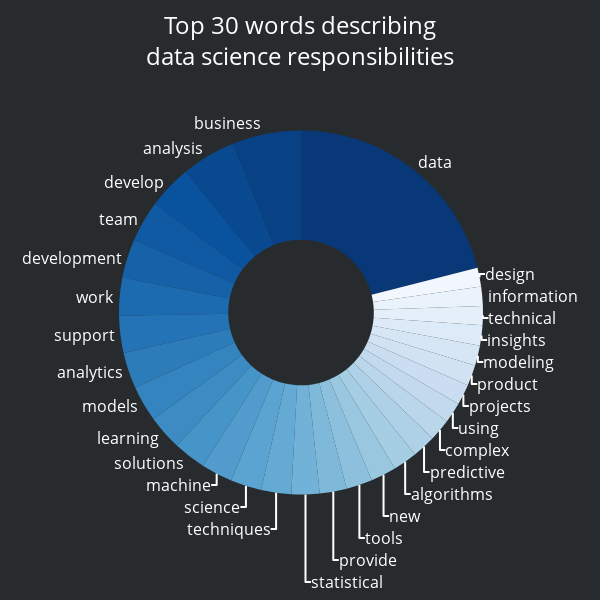

Notebook cell for this chart:
### Code cell
# create unique list of job types for dropdown menu
job_types = df_word_count_res['job_type'].unique().tolist()

from plotly.subplots import make_subplots
pal = list(sns.color_palette(palette='Blues_r', n_colors=30).as_hex())

# add the pie chart to the figure
fig = go.Figure(go.Pie(labels=df_word_count_res[df_word_count_res['job_type'] == job_types[1]]['word'],
                     values=df_word_count_res[df_word_count_res['job_type'] == job_types[1]]['frequency'],
                     textposition='outside', 
                     hole=.4,
                     insidetextorientation='auto',
                     hovertemplate='percent=%{percent:.0%}<br>frequency=%{value}',
                     marker=dict(colors=pal),
                     showlegend=False,
                     #title='Data Analysis',
                     texttemplate="%{label}"))

# set the layout options for the entire figure
fig.update_layout(
    title={
        'text': f"Top 30 words describing<br>data science responsibilities",
        'x': 0.50,
        'y': 0.96,
        'xanchor': 'center',
        'yanchor': 'top',
        'pad': {'r': 10, 't': 10, 'b':80},
        'font': {'size': 24}
    },
    width=600,
    height=600,
    margin=dict(t=130),
    plot_bgcolor = "#272b2e",
    paper_bgcolor = "#272b2e",
    font=dict(size = 16, color = 'white')
)

fig.show()
fig.write_html('../images/donut_chart2.html')

### Figure 1 — Plotly figure (JSON) as saved in the notebook; plotly's stock layout.template omitted (floating-point values rounded to 4 significant figures)
{"data": [{"hole": 0.4, "hovertemplate": "percent=%{percent:.0%}<br>frequency=%{value}", "insidetextorientation": "auto", "labels": ["data", "business", "analysis", "develop", "team", "development", "work", "support", "analytics", "models", "learning", "solutions", "machine", "science", "techniques", "statistical", "provide", "tools", "new", "algorithms", "predictive", "complex", "using", "projects", "product", "modeling", "insights", "technical", "information", "design"], "marker": {"colors": ["#083877", "#084184", "#084990", "#09529d", "#0f5aa3", "#1562a9", "#1c6ab0", "#2373b6", "#2c7cba", "#3484bf", "#3c8cc3", "#4695c8", "#519ccc", "#5ba3d0", "#65aad4", "#72b2d8", "#7fb9da", "#8cc0dd", "#99c7e0", "#a5cde3", "#afd1e7", "#b9d6ea", "#c3daee", "#cbdef1", "#d1e2f3", "#d7e6f5", "#ddeaf7", "#e4eff9", "#eaf3fb", "#f1f7fd"]}, "showlegend": false, "textposition": "outside", "texttemplate": "%{label}", "type": "pie", "values": [482, 140, 110, 89, 84, 79, 77, 75, 73, 73, 71, 66, 64, 63, 61, 57, 55, 53, 52, 49, 48, 44, 42, 42, 42, 41, 41, 39, 39, 38]}], "layout": {"font": {"color": "white", "size": 16}, "height": 600, "margin": {"t": 130}, "paper_bgcolor": "#272b2e", "plot_bgcolor": "#272b2e", "title": {"font": {"size": 24}, "pad": {"b": 80, "r": 10, "t": 10}, "text": "Top 30 words describing<br>data science responsibilities", "x": 0.5, "xanchor": "center", "y": 0.96, "yanchor": "top"}, "width": 600}}
